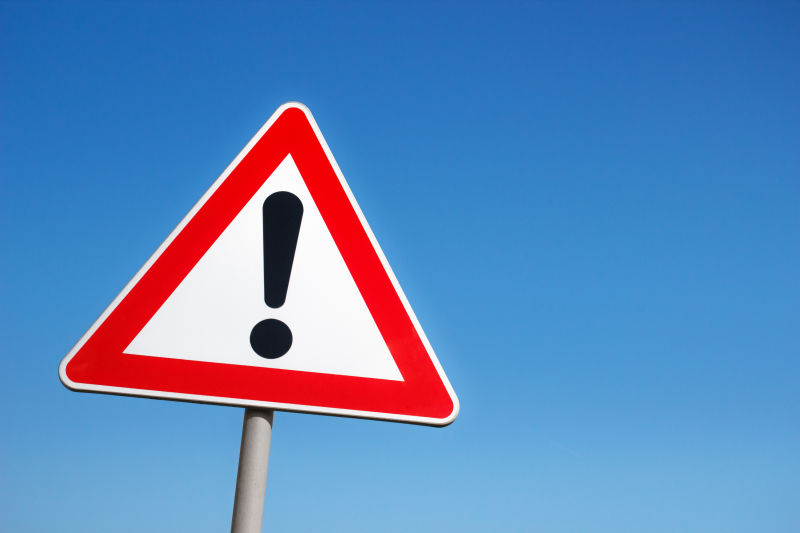
#> input picture src/images/sign.jpeg, 800 x 533 px
$ python demo.py
#> lines starting #> are read from the running program, lines starting #| are printed output that depends on the picture; after the words box and inside, x2 and y2 are one past the last pixel; in counts of white or black regions, pixels touching at a corner belong together
#> further down, src is the input picture: shape (533, 800, 3); mean B, G, R 188.2, 135.4, 93.7
#!/usr/bin/python3
import cv2 as cv
import os
import numpy as np


def demo(src):
    img = src.copy()
    cv.imshow("img", img)
    cv.waitKey()

    # [9 lines of commented-out code are left out]
    grad_x = cv.Scharr(src, cv.CV_64F, 1, 0)  # 增强版（Sobel）图像
    grad_y = cv.Scharr(src, cv.CV_64F, 0, 1)
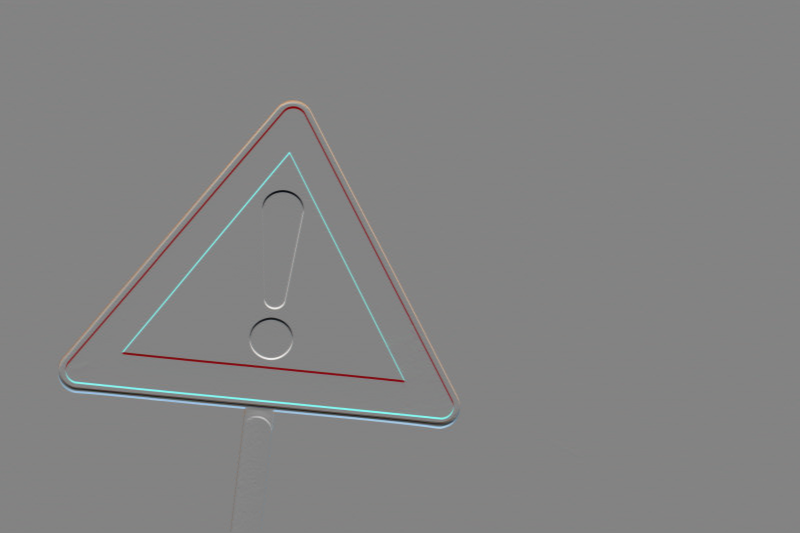
#> grad_y: shape (533, 800, 3) float64; mean B, G, R 2.2, 4.5, 5.3; drawn with min black and max white
    gradx = cv.convertScaleAbs(grad_x)  # 转变
    grady = cv.convertScaleAbs(grad_y)
    gradxy = cv.addWeighted(gradx, 0.5, grady, 0.5, 0)
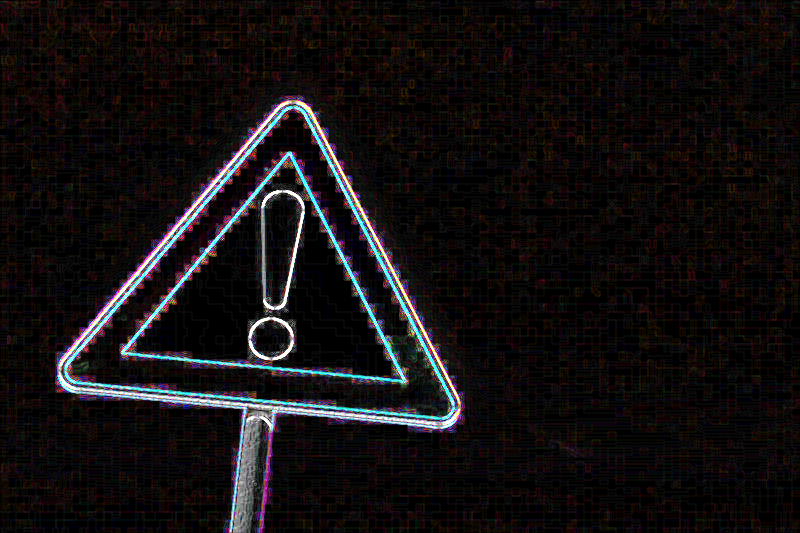
#> gradxy: shape (533, 800, 3); mean B, G, R 17, 16.1, 19.3
    cv.imshow("gradient", gradxy)
    cv.waitKey()

    # 2. 平滑处理
    # 均值滤波或者高斯滤波
    # blur = cv.blur(gradxy, (3, 3))
    # blur = cv.blur(blur, (3, 3))
    blur = cv.GaussianBlur(gradxy, (7, 7), 0)  # 高斯滤波
    # blur = cv.blur(blur, (3, 3))
    cv.imshow("gradient_blur", blur)
    cv.waitKey()

    # 3. 转化灰度图
    gray = cv.cvtColor(blur, cv.COLOR_BGR2GRAY)
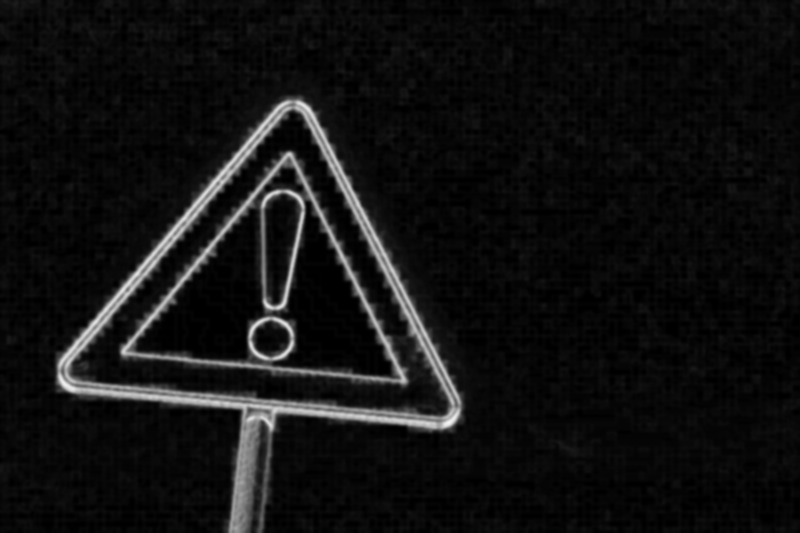
#> gray: shape (533, 800); min 0, max 243, mean 17.2
    cv.imshow("gray", gray)
    cv.waitKey()

    # 4. 阈值化
    _, binary = cv.threshold(gray, 0, 255, cv.THRESH_BINARY | cv.THRESH_OTSU)
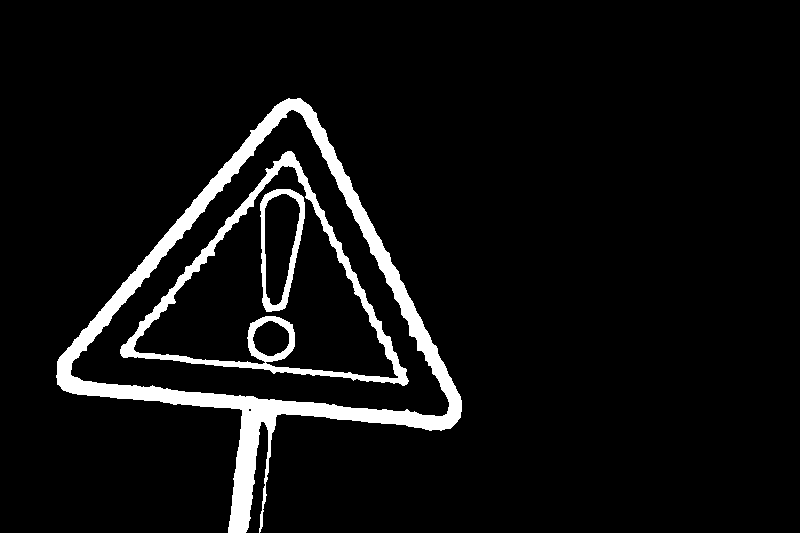
#> binary: shape (533, 800); 6.2% white; 3 white regions
    cv.imshow("binary", binary)
    cv.waitKey()

    # 5. 平滑处理
    binary = cv.blur(binary, (3, 3))
    blur = cv.GaussianBlur(binary, (7, 7), 0)
#> blur: shape (533, 800)
    cv.imshow("binary_blur", blur)
    cv.waitKey()

    # 6. 形态学滤波：腐蚀和膨胀
    kernel = cv.getStructuringElement(cv.MORPH_RECT, (24, 24))
    morphology = cv.morphologyEx(blur, cv.MORPH_CLOSE, kernel)
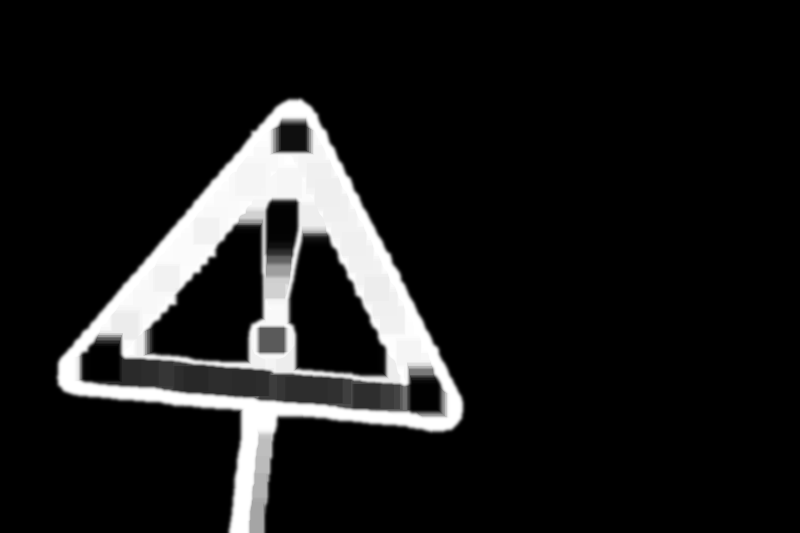
#> morphology: shape (533, 800); min 0, max 255, mean 26.5
    cv.imshow("morphology", morphology)
    cv.waitKey()

    # 7. 检测轮廓并找出最外围轮廓
    contours, _ = cv.findContours(morphology, cv.RETR_EXTERNAL, cv.CHAIN_APPROX_SIMPLE)
#> contours = 1 contour; box (x1, y1, x2, y2) and area: (53, 95, 467, 533) 83430
    contours = sorted(contours, key=cv.contourArea)
    contour = contours[-1]
#> contour = contour of 523 points, box (x1, y1, x2, y2) (53, 95, 467, 533), area 83430

    # 8. 根据最外围轮廓生成mask
    mask = np.zeros(src.shape[0:2], np.uint8)
    mask = cv.drawContours(mask, contours, -1, (255, 255, 255), cv.FILLED)
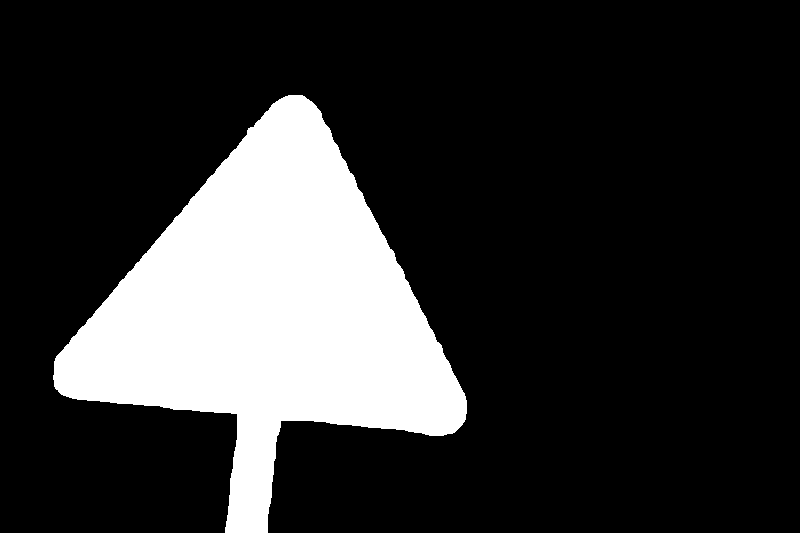
#> mask: shape (533, 800); 19.7% white; 1 white region, box (x1, y1, x2, y2) and area: (53, 95, 467, 533) 84084
    cv.imshow("mask", mask)
    cv.waitKey()

    # 9. 利用mask生成透明背景图片
    new_img = cv.cvtColor(img, cv.COLOR_BGR2BGRA)
    new_img[:, :, 3] = mask

    # 10. 截取最外围轮廓生成图片
    x, y, w, h = cv.boundingRect(contour)
#> x = 53; y = 95; w = 414; h = 438
    result = new_img[y : y + h, x : x + w]
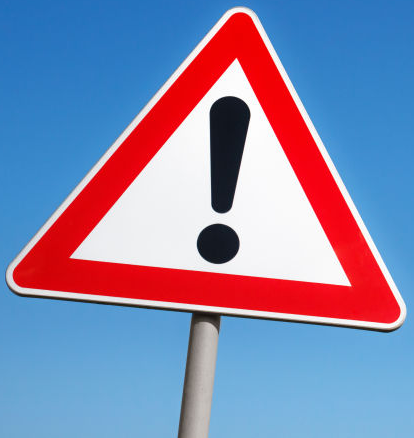
#> result: shape (438, 414, 4); mean B, G, R, A 172.7, 136.1, 134.5, 118.2
    cv.imshow("result", result)
    cv.waitKey()

    # # 保存图片
    cv.imwrite("result.png", result)


if __name__ == "__main__":
    src = cv.imread("./src/images/sign.jpeg")
    # src = cv.imread("./pikachu.jpeg")
    # src = cv.imread("./computer.jpeg")
    # src = cv.imread("./lena.png")

    demo(src)
